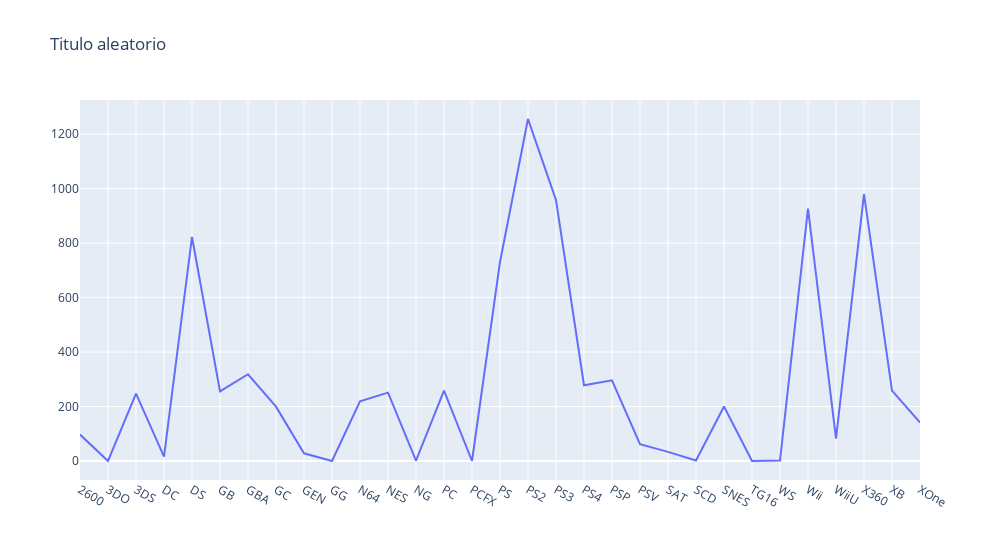

The notebook cell this image was saved under:
### Code cell
#Figura con plotly
trace = go.Scatter(x = global_sales_by_platform.index,
                   y = global_sales_by_platform.Global_Sales.values,
                  mode = 'lines') #'markers' muestra los puntos y 'lines' las lineas -> mode = 'markers+lines'

fig = go.Figure([trace])

fig.update_layout(
    width = 1000,
    title = 'Titulo aleatorio',
)

fig.show()

### Figure 1 — Plotly figure (JSON) as saved in the notebook; plotly's stock layout.template omitted (floating-point values rounded to 4 significant figures)
{"data": [{"mode": "lines", "type": "scatter", "x": ["2600", "3DO", "3DS", "DC", "DS", "GB", "GBA", "GC", "GEN", "GG", "N64", "NES", "NG", "PC", "PCFX", "PS", "PS2", "PS3", "PS4", "PSP", "PSV", "SAT", "SCD", "SNES", "TG16", "WS", "Wii", "WiiU", "X360", "XB", "XOne"], "y": [97.08, 0.1, 247.5, 15.97, 822.5, 255.4, 318.5, 199.4, 28.36, 0.04, 218.9, 251.1, 1.44, 258.8, 0.03, 730.7, 1256.0, 957.8, 278.1, 296.3, 61.93, 33.59, 1.87, 200.1, 0.16, 1.42, 926.7, 81.86, 980.0, 258.3, 141.1]}], "layout": {"title": {"text": "Titulo aleatorio"}, "width": 1000}}
